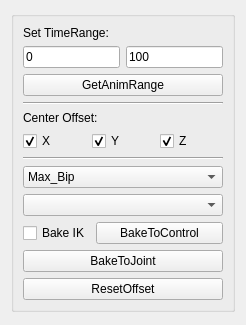
<?xml version="1.0" encoding="UTF-8"?>
<ui version="4.0">
 <class>Form</class>
 <widget class="QWidget" name="Form">
  <property name="geometry">
   <rect>
    <x>0</x>
    <y>0</y>
    <width>246</width>
    <height>325</height>
   </rect>
  </property>
  <property name="minimumSize">
   <size>
    <width>233</width>
    <height>285</height>
   </size>
  </property>
  <property name="windowTitle">
   <string>MaxToMaya</string>
  </property>
  <layout class="QVBoxLayout" name="verticalLayout">
   <item>
    <widget class="QGroupBox" name="groupBox">
     <property name="title">
      <string/>
     </property>
     <layout class="QVBoxLayout" name="verticalLayout_2">
      <item>
       <widget class="QLabel" name="label">
        <property name="text">
         <string>Set TimeRange:</string>
        </property>
       </widget>
      </item>
      <item>
       <layout class="QHBoxLayout" name="horizontalLayout">
        <item>
         <widget class="QLineEdit" name="time_min">
          <property name="text">
           <string>0</string>
          </property>
         </widget>
        </item>
        <item>
         <widget class="QLineEdit" name="time_max">
          <property name="text">
           <string>100</string>
          </property>
         </widget>
        </item>
       </layout>
      </item>
      <item>
       <widget class="QPushButton" name="getRange_btn">
        <property name="text">
         <string>GetAnimRange</string>
        </property>
       </widget>
      </item>
      <item>
       <widget class="Line" name="line">
        <property name="orientation">
         <enum>Qt::Horizontal</enum>
        </property>
       </widget>
      </item>
      <item>
       <widget class="QLabel" name="label_2">
        <property name="text">
         <string>Center Offset:</string>
        </property>
       </widget>
      </item>
      <item>
       <layout class="QHBoxLayout" name="horizontalLayout_2">
        <item>
         <widget class="QCheckBox" name="center_x">
          <property name="text">
           <string>X</string>
          </property>
          <property name="checked">
           <bool>true</bool>
          </property>
         </widget>
        </item>
        <item>
         <widget class="QCheckBox" name="center_y">
          <property name="text">
           <string>Y</string>
          </property>
          <property name="checked">
           <bool>true</bool>
          </property>
         </widget>
        </item>
        <item>
         <widget class="QCheckBox" name="center_z">
          <property name="text">
           <string>Z</string>
          </property>
          <property name="checked">
           <bool>true</bool>
          </property>
         </widget>
        </item>
       </layout>
      </item>
      <item>
       <widget class="Line" name="line_2">
        <property name="orientation">
         <enum>Qt::Horizontal</enum>
        </property>
       </widget>
      </item>
      <item>
       <widget class="QComboBox" name="bake_change_btn">
        <item>
         <property name="text">
          <string>Max_Bip</string>
         </property>
        </item>
        <item>
         <property name="text">
          <string>X3_human</string>
         </property>
        </item>
       </widget>
      </item>
      <item>
       <widget class="QComboBox" name="namespace_combo"/>
      </item>
      <item>
       <layout class="QHBoxLayout" name="horizontalLayout_3" stretch="3,7">
        <item>
         <widget class="QCheckBox" name="ik_check_box">
          <property name="text">
           <string>Bake IK</string>
          </property>
         </widget>
        </item>
        <item>
         <widget class="QPushButton" name="bakeControl_btn">
          <property name="text">
           <string>BakeToControl</string>
          </property>
         </widget>
        </item>
       </layout>
      </item>
      <item>
       <widget class="QPushButton" name="bakeJoint_btn">
        <property name="text">
         <string>BakeToJoint</string>
        </property>
       </widget>
      </item>
      <item>
       <widget class="QPushButton" name="Resetoft_btn">
        <property name="text">
         <string>ResetOffset</string>
        </property>
       </widget>
      </item>
     </layout>
    </widget>
   </item>
   <item>
    <spacer name="verticalSpacer">
     <property name="orientation">
      <enum>Qt::Vertical</enum>
     </property>
     <property name="sizeHint" stdset="0">
      <size>
       <width>20</width>
       <height>40</height>
      </size>
     </property>
    </spacer>
   </item>
  </layout>
 </widget>
 <resources/>
 <connections/>
</ui>
